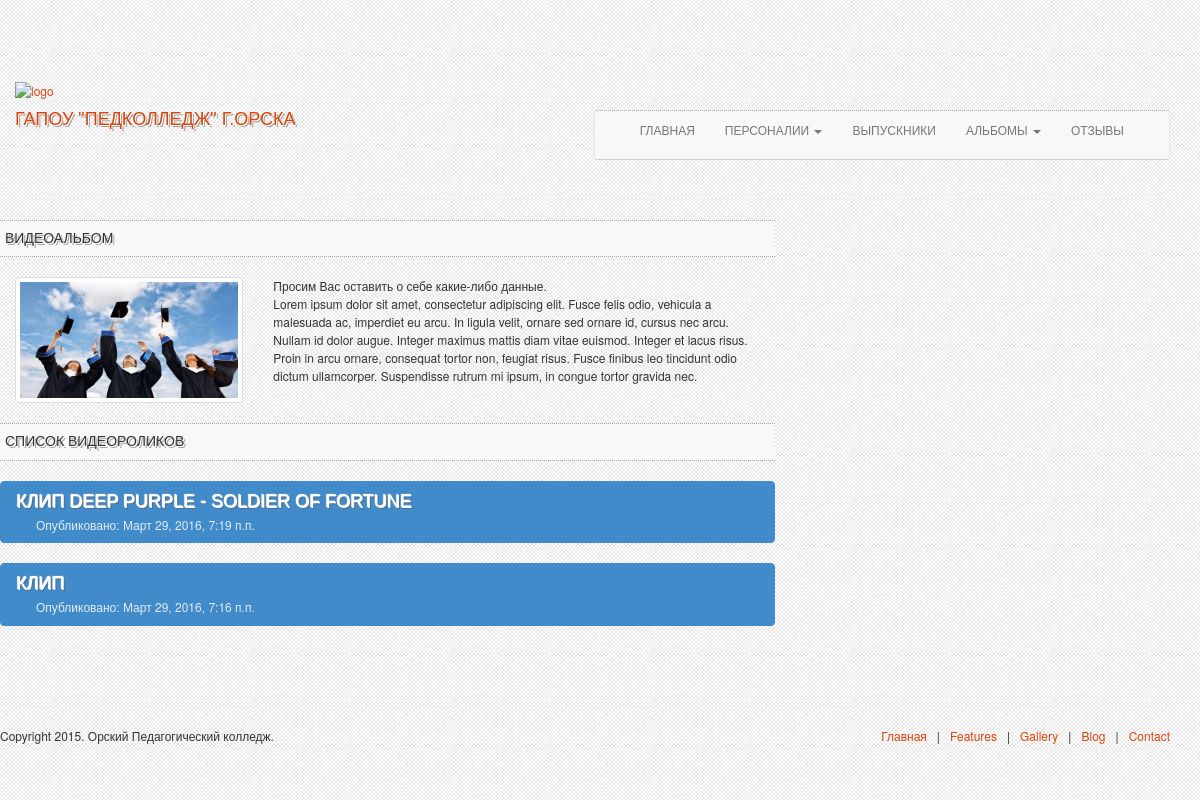
Page /gallery/video/ on the committed database.
### fvgallery/models.py (models this page shows, shortened)
class Video(models.Model):
    title = models.CharField('Название видео', max_length=100)
    video = EmbedVideoField('Ссылка на видео')
    publish_date= models.DateTimeField('uДата добавления',auto_now_add=True)
    class Meta:
        ordering = ['-publish_date']
        verbose_name = 'Видео'
        verbose_name_plural = "Видеотека"

### fvgallery/views.py (the view)
def video_all(request):
    args = {}
    args['video_list'] = Video.objects.all()                      #Video.objects.all().order_by('-publish_date')
    return render_to_response('video_gallery.html', args)

### fvgallery/templates/video_gallery.html
{% extends 'base.html' %}
{% load staticfiles %}
{% load bootstrap3 %}
{% block content %}
<div class="row">
    <div class="col-lg-8 col-md-8 col-sm-12 col-xs-12">
        <div class="col-lg-12 col-md-12 col-sm-12 col-xs-12">
            <div class="row">
                <h5 class="title-bg">Видеоальбом</h5>
                <div class="col-lg-4 col-md-4 col-sm-4 col-xs-4">
                    <img src="{% static "static/img/graduates.jpg" %}" style="width: 100%;" class="img-thumbnail"/>
                </div>
                <div class="col-lg-8 col-md-8 col-sm-8 col-xs-8">
                    Просим Вас оставить о себе какие-либо данные. <br/>
                    Lorem ipsum dolor sit amet, consectetur adipiscing elit. Fusce felis odio, vehicula a malesuada ac, imperdiet eu arcu. In ligula velit, ornare sed ornare id, cursus nec arcu. Nullam id dolor augue. Integer maximus mattis diam vitae euismod. Integer et lacus risus. Proin in arcu ornare, consequat tortor non, feugiat risus. Fusce finibus leo tincidunt odio dictum ullamcorper. Suspendisse rutrum mi ipsum, in congue tortor gravida nec.
                </div>
            </div>
        </div>
        <div class="col-lg-12 col-md-12 col-sm-12 col-xs-12">
            <div class="row">
                <h5 class="title-bg">Список видеороликов</h5>
                {% for item in video_list %}
                    <div class="list-group">
                        <a href="/gallery/video/{{ item.id }}/" class="list-group-item active">
                            <h4 class="list-group-item-heading">{{ item.title }}</h4>
                            <p class="list-group-item-text">Опубликовано: {{ item.publish_date }}</p>
                        </a>
                    </div>
                {% endfor %}
            </div>
        </div>
    </div>
</div>
{% endblock %}

### static/css/custom-styles.css (style rules this page uses)
html, body { font-size:12px; line-height:18px; height: 100%; }
body { background: #f9f9f9 url(../img/page-bg-1.jpg); }
h1, h2, h3, h4 , h5, h6 { font-family: "Oswald", sans-serif; font-weight: normal; text-transform:uppercase; }
h1, h2, h3, h4, h5 { text-shadow: 1px 1px 0 #fdfdfd, 2px 2px 0 rgba(81, 81, 81, 0.5), 0 0 1px #fdfdfd; }
h1.title-bg, h2.title-bg, h3.title-bg, h4.title-bg , h5.title-bg, h6.title-bg { background:#f8f8f8; padding:10px 5px; margin: 0px 0px 20px 0px; border-bottom: 1px dotted #a9a9a9; border-top: 1px dotted #a9a9a9; }
a, a:hover { color:#d8450b; }
p { margin-bottom: 20px; }
.row { margin-bottom:20px; }

### static/css/thumbnail-gallery.css (style rules this page uses)
body { padding-top: 70px; }

### templates/base.html (style rules this page uses)
p { text-indent: 20px; }

### rows in the picture
Video: title "КЛИП DEEP PURPLE - SOLDIER OF FORTUNE", publish_date "Март 29, 2016, 7:19 п.п."
Video: title "КЛИП", publish_date "Март 29, 2016, 7:16 п.п."
